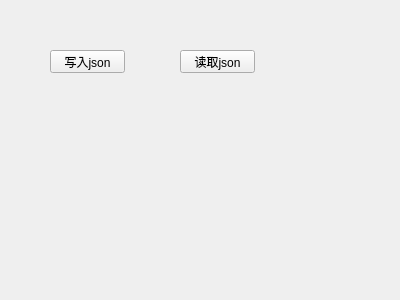
<?xml version="1.0" encoding="UTF-8"?>
<ui version="4.0">
 <class>JsonDemo04Widget</class>
 <widget class="QWidget" name="JsonDemo04Widget">
  <property name="geometry">
   <rect>
    <x>0</x>
    <y>0</y>
    <width>400</width>
    <height>300</height>
   </rect>
  </property>
  <property name="windowTitle">
   <string>JsonDemo04Widget</string>
  </property>
  <widget class="QPushButton" name="writeJsonButton">
   <property name="geometry">
    <rect>
     <x>50</x>
     <y>50</y>
     <width>75</width>
     <height>23</height>
    </rect>
   </property>
   <property name="text">
    <string>写入json</string>
   </property>
  </widget>
  <widget class="QPushButton" name="pushButton_2">
   <property name="geometry">
    <rect>
     <x>180</x>
     <y>50</y>
     <width>75</width>
     <height>23</height>
    </rect>
   </property>
   <property name="text">
    <string>读取json</string>
   </property>
  </widget>
 </widget>
 <layoutdefault spacing="6" margin="11"/>
 <resources/>
 <connections>
  <connection>
   <sender>writeJsonButton</sender>
   <signal>clicked()</signal>
   <receiver>JsonDemo04Widget</receiver>
   <slot>writeJson()</slot>
   <hints>
    <hint type="sourcelabel">
     <x>79</x>
     <y>54</y>
    </hint>
    <hint type="destinationlabel">
     <x>76</x>
     <y>-15</y>
    </hint>
   </hints>
  </connection>
  <connection>
   <sender>pushButton_2</sender>
   <signal>clicked()</signal>
   <receiver>JsonDemo04Widget</receiver>
   <slot>readJson()</slot>
   <hints>
    <hint type="sourcelabel">
     <x>216</x>
     <y>60</y>
    </hint>
    <hint type="destinationlabel">
     <x>221</x>
     <y>-19</y>
    </hint>
   </hints>
  </connection>
 </connections>
 <slots>
  <slot>writeJson()</slot>
  <slot>readJson()</slot>
 </slots>
</ui>
